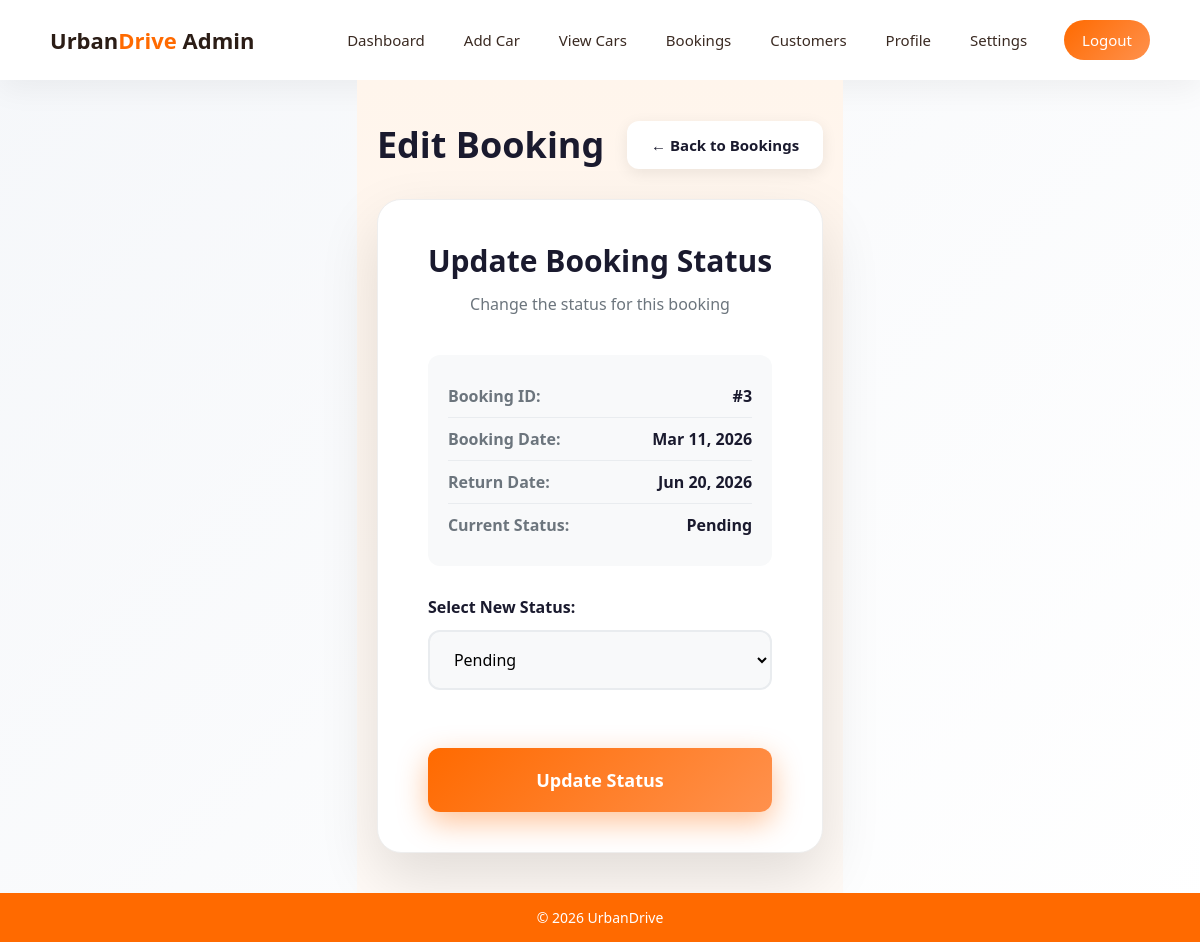
/edit_booking.php?id=3 (signed in), run on the app's committed database.
### tables this page shows
CREATE TABLE `bookings` (
  `booking_id` int(10) UNSIGNED NOT NULL,
  `id` int(10) UNSIGNED NOT NULL,
  `car_id` int(10) UNSIGNED NOT NULL,
  `booking_date` date NOT NULL,
  `return_date` date NOT NULL,
  `status` enum('Pending','Approved','Cancelled','Completed') NOT NULL DEFAULT 'Pending',
  `total_price` decimal(10,2) NOT NULL,
  `payment_status` enum('pending','paid','failed','refunded') DEFAULT 'pending',
  `payment_method` varchar(50) DEFAULT NULL,
  `transaction_id` varchar(100) DEFAULT NULL,
  `payment_date` timestamp NULL DEFAULT NULL
);

### edit_booking.php (the view, shortened to what this page needs)
<?php
include 'db.php';
$id = $_GET['id'];
$booking = mysqli_fetch_assoc(mysqli_query($conn, "SELECT * FROM bookings WHERE booking_id=$id"));
?>
<!DOCTYPE html>
<html lang="en">
<head>
<link rel="stylesheet" href="adashboard.css">
</head>
<body>
<header class="admin-header">
    <div class="logo">Urban<span>Drive</span> Admin</div>
    <nav>
        <a href="reports.php">Dashboard</a>
        <a href="addcar.php">Add Car</a>
        <a href="viewcar.php">View Cars</a>
        <a href="bookings.php">Bookings</a>
        <a href="customers.php">Customers</a>
        <a href="profile_admin.php">Profile</a>
        <a href="settings.php">Settings</a>
        <a href="logout.php" class="logout-btn">Logout</a>
    </nav>
</header>
<main class="page-content">
    <div class="page-header">
        <h1>Edit Booking</h1>
        <a href="bookings.php" class="back-link">← Back to Bookings</a>
    </div>
    <div class="form-card">
        <div class="form-header">
            <h2>Update Booking Status</h2>
            <p>Change the status for this booking</p>
        </div>
        <div class="booking-info">
            <div class="info-row">
                <span class="label">Booking ID:</span>
                <span class="value">#<?= $booking['booking_id'] ?></span>
            </div>
            <div class="info-row">
                <span class="label">Booking Date:</span>
                <span class="value"><?= date('M d, Y', strtotime($booking['booking_date'])) ?></span>
            </div>
            <div class="info-row">
                <span class="label">Return Date:</span>
                <span class="value"><?= date('M d, Y', strtotime($booking['return_date'])) ?></span>
            </div>
            <div class="info-row">
                <span class="label">Current Status:</span>
                <span class="value status-<?= strtolower($booking['status']) ?>"><?= $booking['status'] ?></span>
            </div>
        </div>
        <form method="post">
            <div class="form-group">
                <label for="status">Select New Status:</label>
                <select name="status" id="status" required>
                    <option value="Pending" <?= $booking['status']=="Pending"?"selected":"" ?>>Pending</option>
                </select>
            </div>
            <button type="submit" name="update" class="btn-submit">Update Status</button>
        </form>
    </div>
</main>
<footer class="admin-footer">
    © 2026 UrbanDrive
</footer>
</body>
</html>

### adashboard.css (style rules this page uses)
* { margin: 0; padding: 0; box-sizing: border-box; font-family: "Segoe UI", sans-serif; }
html, body { height: 100%; }
body { display: flex; flex-direction: column; background: #fffaf6; }
.admin-header { display: flex; justify-content: space-between; align-items: center; padding: 20px 50px; background: #ffffff; box-shadow: 0 10px 30px rgba(0,0,0,0.05); flex-wrap: wrap; }
.logo { font-size: 22px; font-weight: 700; color: #2b1d16; }
.logo span { color: #ff6a00; }
nav { display: flex; gap: 15px; align-items: center; flex-wrap: wrap; justify-content: center; }
nav a { text-decoration: none; font-weight: 500; color: #3a2a22; padding: 8px 12px; transition: 0.3s; font-size: 15px; }
.logout-btn { background: linear-gradient(135deg, #ff6a00, #ff914d); color: #fff !important; padding: 10px 18px; border-radius: 25px; margin-left: 10px; }
.page-content { flex: 1; padding: 50px; background: linear-gradient(to bottom, #fff5ec, #fffaf6); }
.page-content h1 { text-align: center; margin-bottom: 40px; font-size: 32px; color: #2b1d16; }
.admin-footer { background: #ff6a00; color: #fff; text-align: center; padding: 15px 0; font-size: 14px; }

### edit_booking.php (style rules this page uses)
body { background: linear-gradient(135deg, #f5f7fa 0%, #ffffff 100%); margin: 0; font-family: 'Segoe UI', sans-serif; min-height: 100vh; }
.page-content { padding: 50px 30px; max-width: 1200px; margin: 0 auto; }
.page-header { display: flex; justify-content: space-between; align-items: center; margin-bottom: 30px; }
.page-header h1 { font-size: 36px; color: #1a1a2e; margin: 0; font-weight: 800; }
.back-link { background: white; color: #1a1a2e; padding: 14px 24px; border-radius: 12px; text-decoration: none; font-weight: 600; font-size: 15px; transition: all 0.3s ease; box-shadow: 0 4px 15px rgba(0,0,0,0.08); }
.form-card { background: white; border-radius: 24px; padding: 60px 80px; box-shadow: 0 25px 60px rgba(0,0,0,0.12); border: 1px solid #eee; }
.form-header { text-align: center; margin-bottom: 40px; }
.form-header h2 { font-size: 30px; color: #1a1a2e; margin: 0 0 12px 0; font-weight: 800; }
.form-header p { color: #6c757d; margin: 0; font-size: 16px; }
.booking-info { background: #f8f9fa; border-radius: 12px; padding: 20px; margin-bottom: 30px; }
.booking-info .info-row { display: flex; justify-content: space-between; padding: 10px 0; border-bottom: 1px solid #e9ecef; }
.booking-info .info-row:last-child { border-bottom: none; }
.booking-info .label { font-weight: 600; color: #6c757d; }
.booking-info .value { font-weight: 700; color: #1a1a2e; }
.form-group { margin-bottom: 28px; }
.form-group label { display: block; font-size: 16px; font-weight: 700; color: #1a1a2e; margin-bottom: 12px; }
.form-group select { width: 100%; padding: 16px 20px; border: 2px solid #e9ecef; border-radius: 12px; font-size: 16px; transition: all 0.3s ease; background: #f8f9fa; box-sizing: border-box; cursor: pointer; }
.btn-submit { width: 100%; padding: 20px; background: linear-gradient(135deg, #ff6a00, #ff914d); color: white; border: none; border-radius: 12px; font-size: 18px; font-weight: 700; cursor: pointer; transition: all 0.3s ease; margin-top: 30px; box-shadow: 0 10px 30px rgba(255, 106, 0, 0.4); }
.status-pending { color: #ffc107; }
@media (max-width: 1250px) { .page-content { padding: 40px 20px; max-width: 100%; } }
@media (max-width: 1250px) { .form-card { padding: 40px 50px; } }

### data on the page
bookings: booking_id "3", booking_date "Mar 11, 2026", return_date "Jun 20, 2026", status "Pending"
